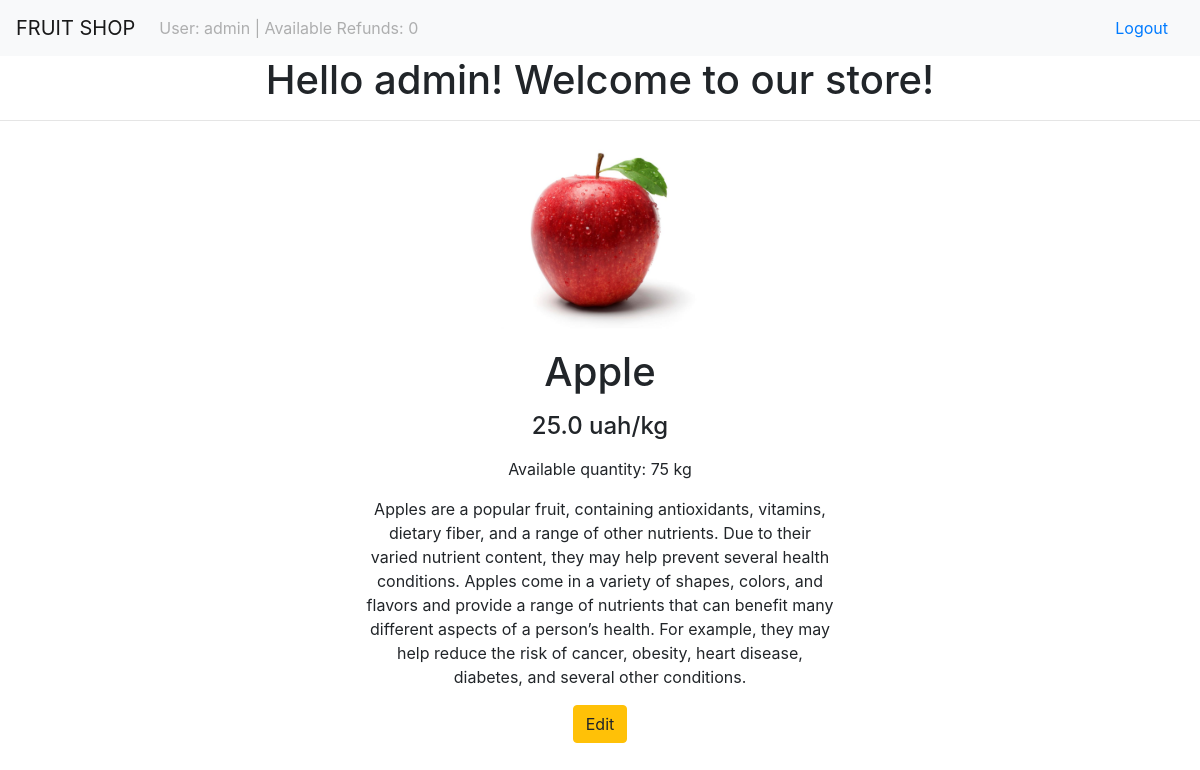
Page /products/1 (signed in) on the committed database.
### users/models.py (models this page shows)
class User(AbstractUser):
    wallet = models.FloatField(default=10000.00)

### products/models.py (models this page shows, shortened)
class Product(models.Model):
    name = models.CharField(max_length=100)
    description = models.TextField(blank=True, null=True)
    price = models.FloatField(blank=True, null=True)
    image = models.ImageField(upload_to='media/', blank=True, null=True)
    stock_quantity = models.PositiveIntegerField(blank=True, null=True)

### products/views.py (the view)
# urls.py: path('products/<int:pk>', views.ProductDetailView.as_view(), name='product_detail'),
class ProductDetailView(DetailView):
    model = product_models.Product

### products/context_processors.py (called while the page is built)
def available_refunds(request):
    available_refunds_count = None
    if request.user.is_superuser:
        available_refunds_count = models.Refund.objects.all().count()
    return {'AVAILABLE_REFUNDS': available_refunds_count}

### products/templates/products/product_detail.html
{% extends 'products/base.html' %}
{% block content%}
<center>
<div class="col-5">
    <img class="img-fluid" src="{{ product.image.url }}" width="200" height="200" alt="{{ product.name }}">
    <p><h1>{{ product.name }}</h1></p>
    <p><h4>{{ product.price }} uah/kg </h4></p>
    <p>Available quantity: {{ product.stock_quantity }} kg</p>
    <p>{{ product.description }}</p>
    {% if user.is_authenticated %}
        {% if user.is_staff%}
        <p><a href="{% url 'edit_product' product.id %}" class="btn btn-warning">Edit</a></p>
        {% endif %}
    {% endif %}
</div>
</center>
{% endblock%}

### products/templates/products/base.html (shortened to what this page needs)
<!DOCTYPE html>
<html lang="en">
<head>
    <link rel="stylesheet" href="https://stackpath.bootstrapcdn.com/bootstrap/4.5.0/css/bootstrap.min.css"
>
</head>
<body>
<nav class="navbar navbar-expand-lg navbar-light bg-light">
    <a class="navbar-brand" href="{% url 'product_list_page' %}">FRUIT SHOP</a>
    <div class="collapse navbar-collapse" id="navbarSupportedContent">
        <ul class="navbar-nav mr-auto">
            <li class="nav-item">
                <a class="nav-link disabled" href="#" tabindex="-1" aria-disabled="true">
                    {% if user.is_authenticated and not user.is_staff %}
                    User: {{ user.username }} |
                    Wallet: {{ user.wallet }} uah
                    {% else %}
                    User: {{ user.username }} |
                    Available Refunds: {{ AVAILABLE_REFUNDS }}</a>
                    {% endif %}
            </li>
        </ul>
        {% if user.is_authenticated %}
        <a class="nav-link" href="{% url 'logout' %}">Logout</a>
        {% else %}
        <a class="nav-link" href="{% url 'login' %}">Login</a>
        <a class="nav-link" href="{% url 'register' %}">Register</a>
        {% endif %}
    </div>
</nav>
<center>
    {% if user.is_authenticated %}
    <h1>Hello {{user.username}}! Welcome to our store!</h1><hr>
    {% else %}
    <h1>Hello! Welcome to our store!</h1><hr>
    {% endif %}
</center>
{% block content%}
{% endblock%}
</body>
</html>

### rows in the picture
User: username "admin"
Product: image (picture), name "Apple", price "25.0", stock_quantity "75", description "Apples are a popular fruit, containing antioxidants, vitamins, dietary fiber, and a range of other nutrients. Due to their varied nutrient content, they may help prevent several health conditions. Apples come in a variety of shapes, colors, and flavors and provide a range of nutrients that can benefit many different aspects of a person’s health. For example, they may help reduce the risk of cancer, obesity, heart disease, diabetes, and several other conditions."

### other values in the picture
{{ AVAILABLE_REFUNDS }} "0"
